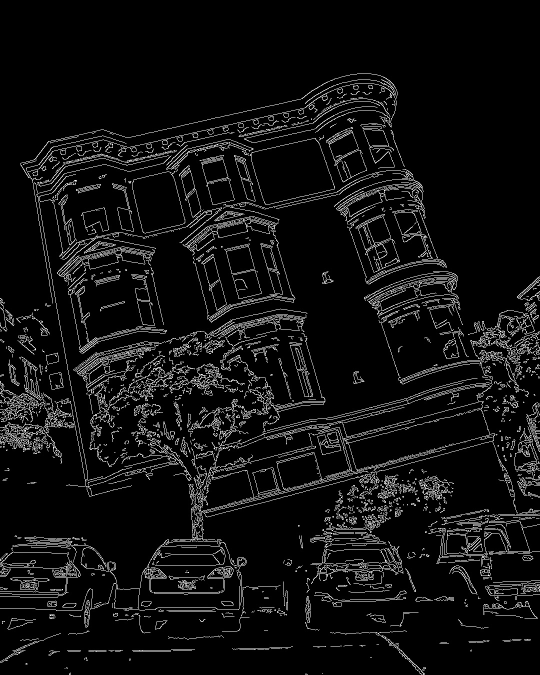
#> input picture Kseniia/bilateral_filter.jpg, 1080 x 1350 px (shown at 1/2 size)
$ python play_with_lines_2.py
#> lines starting #> are read from the running program, lines starting #| are printed output that depends on the picture; after the words box and inside, x2 and y2 are one past the last pixel; in counts of white or black regions, pixels touching at a corner belong together
import cv2
import numpy as np
from matplotlib import pyplot as plt
from matplotlib import image as image

cannyImage = "./bilateral_filter.jpg"
toProcess = "../sample_photos/tipsy_house.jpg"
canny = cv2.imread(cannyImage)
#> canny is the input picture: shape (1350, 1080, 3); min 0, max 255, mean 16.4
image = cv2.imread(toProcess)
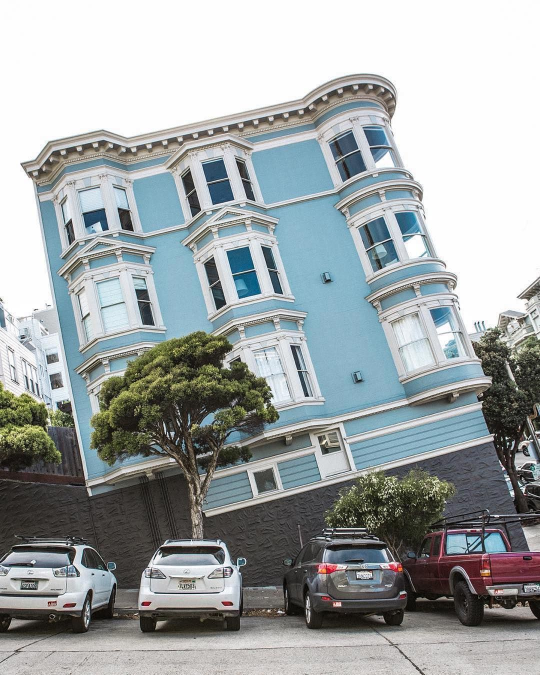
#> input picture sample_photos/tipsy_house.jpg, 1080 x 1350 px (shown at 1/2 size)
#> image is the input picture: shape (1350, 1080, 3); mean B, G, R 166, 165.4, 159.6

grey = cv2.cvtColor(canny, cv2.COLOR_BGR2GRAY)
imageHough = image.copy()
lines = cv2.HoughLines(grey, rho = 1, theta = np.pi / 180, threshold = 430)
#> lines = 214 rows, first 8: [226, 2.36], [228, 2.36], [223, 2.36], [165, 2.36], [168, 2.36], [144, 2.36], [156, 2.36], [170, 2.36]
if lines is not None:
    for houghLine in lines:
        rho = houghLine[0][0]
        theta = houghLine[0][1]
        x1 = 0
        x2 = image.shape[1]
        # vertical line, x1 = x2 = rho, and y1-y2 is just vertical line from top to bottom
        if np.round(np.sin(theta),5) == 0:
            x1 = rho
            y1 = 0
            x2 = rho
            y2 = image.shape[0]
        else:
            y1 = int( ( rho - x1 * np.round(np.cos(theta),5) ) / np.round(np.sin(theta),5) )
            y2 = int( ( rho - x2 * np.round(np.cos(theta),5) ) / np.round(np.sin(theta),5) )

        imageHough = cv2.line(img = imageHough,
                 pt1 = (x1,y1),
                 pt2 = (x2,y2),
                 color = (0,0,255),
                 thickness = 2)
#> this loop made 214 passes
#> (rho, theta, y1, y2) on passes 1 to 12: (226, 2.36, 319, 1399), (228, 2.36, 322, 1402), (223, 2.36, 315, 1395), (165, 2.36, 233, 1313), (168, 2.36, 237, 1317), (144, 2.36, 203, 1283), (156, 2.36, 220, 1300), (170, 2.36, 240, 1320), (197, 2.36, 278, 1358), (148, 2.36, 209, 1289), (199, 2.36, 281, 1361), (146, 2.36, 206, 1286)
#> (rho, theta, y1) on pass 100: (-398, 2.86, -1443)
#> pass 1, `imageHough = cv2.line(img = imageHough, pt1 = (x1,y1), pt2 = (x2,y2), ..`:
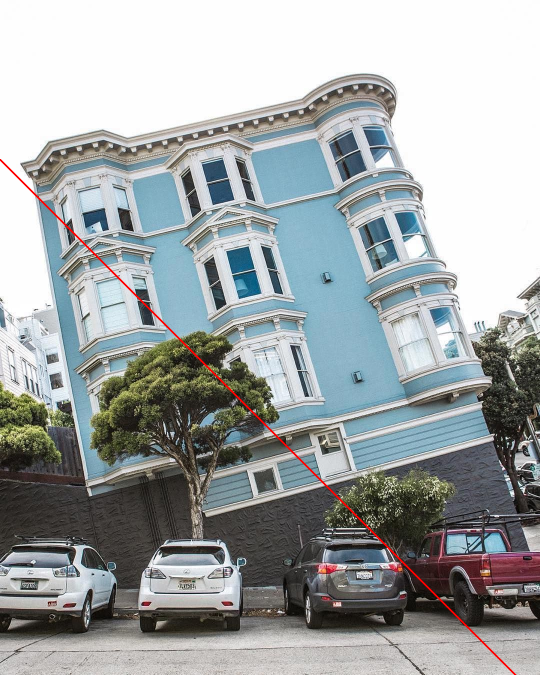
#> imageHough: shape (1350, 1080, 3) (shown at 1/2 size); 0.35% of pixels changed, all inside (x1, y1, x2, y2) = (0, 318, 1033, 1350)
#> pass 2, `imageHough = cv2.line(img = imageHough, pt1 = (x1,y1), pt2 = (x2,y2), ..`:
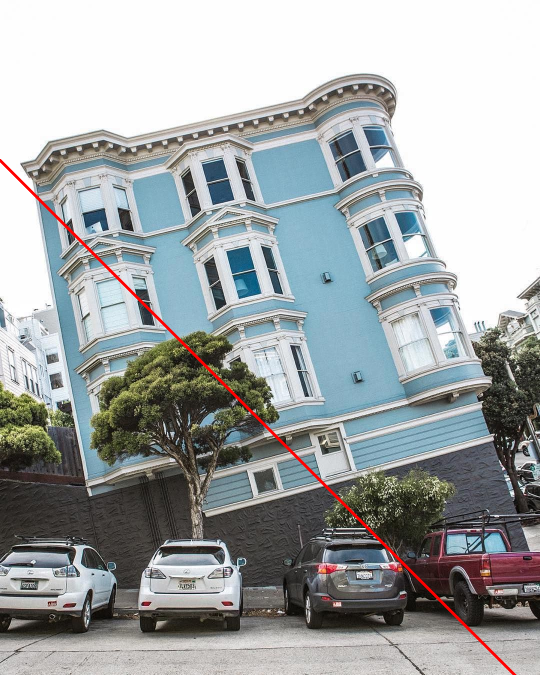
#> imageHough: shape (1350, 1080, 3) (shown at 1/2 size); 0.21% of pixels changed, all inside (x1, y1, x2, y2) = (0, 322, 1028, 1350)
#> pass 3, `imageHough = cv2.line(img = imageHough, pt1 = (x1,y1), pt2 = (x2,y2), ..`:
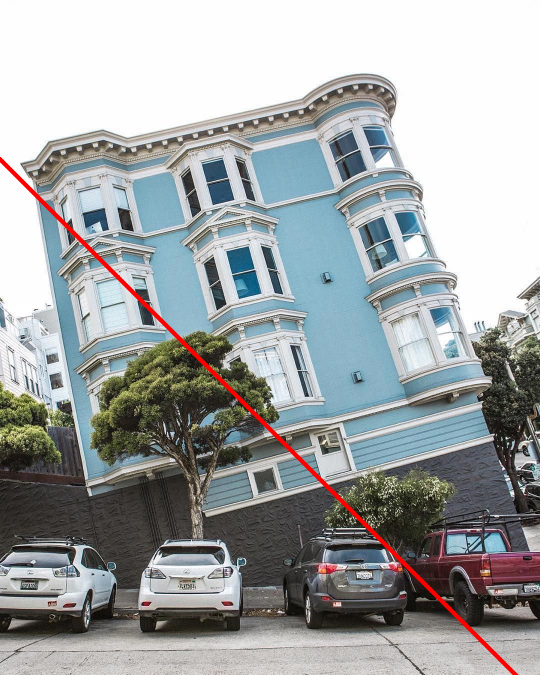
#> imageHough: shape (1350, 1080, 3) (shown at 1/2 size); 0.28% of pixels changed, all inside (x1, y1, x2, y2) = (0, 314, 1037, 1350)
#> after the loop:
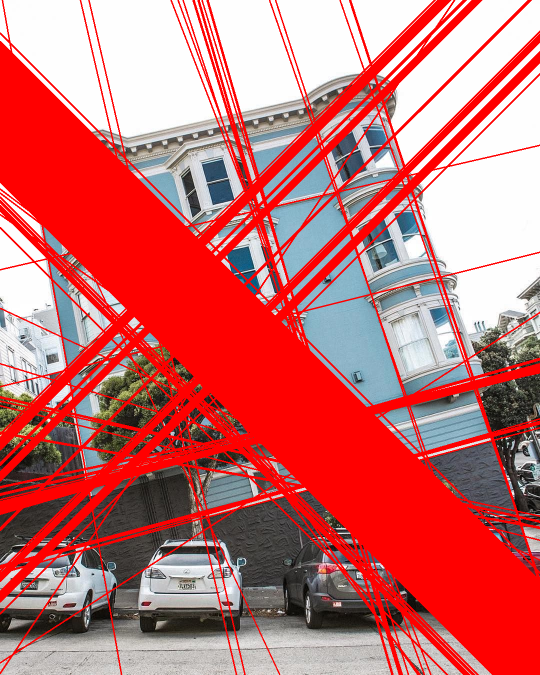
#> imageHough: shape (1350, 1080, 3) (shown at 1/2 size); mean B, G, R 110.6, 110, 201

plt.imshow(cv2.cvtColor(imageHough,cv2.COLOR_BGR2RGB))
plt.axis('off')
